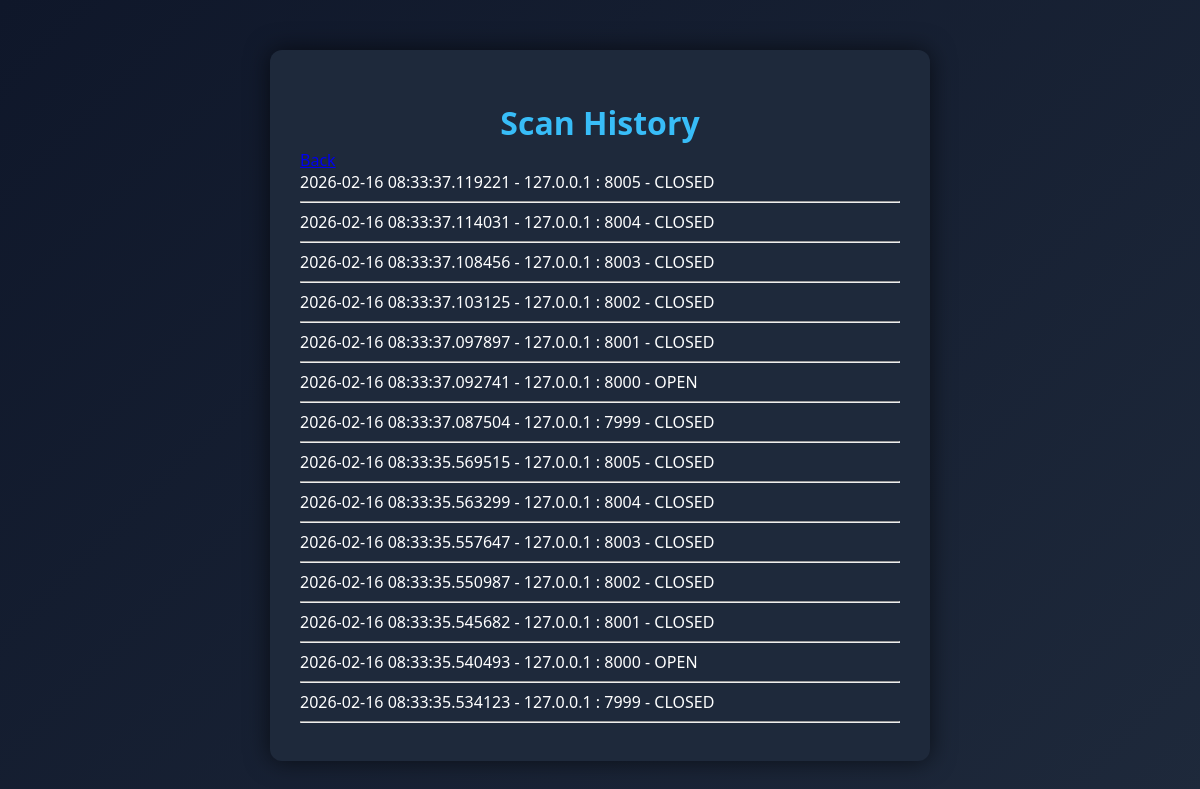
The page /history (signed in) on the database its author committed.
### app.py (models this page shows)
class ScanHistory(db.Model):
    id = db.Column(db.Integer, primary_key=True)
    host = db.Column(db.String(100))
    port = db.Column(db.Integer)
    status = db.Column(db.String(50))
    banner = db.Column(db.String(200))
    timestamp = db.Column(db.DateTime, default=datetime.datetime.utcnow)

### app.py (the view)
@app.route("/history")
@login_required
def history():
    scans = ScanHistory.query.order_by(ScanHistory.timestamp.desc()).all()
    return render_template("history.html", scans=scans)

### app.py (called while the page is built)
@login_manager.user_loader
def load_user(user_id):
    return User.query.get(int(user_id))

### templates/history.html (shortened to what this page needs)
<!DOCTYPE html>
<html>
<head>
    <link rel="stylesheet" href="{{ url_for('static', filename='style.css') }}">
</head>
<body>
<div class="container">
    <h1>Scan History</h1>
    <a href="/dashboard">Back</a>
    {% for scan in scans %}
        <div>
            {{ scan.timestamp }} - {{ scan.host }} : {{ scan.port }} - {{ scan.status }}
            <br>
        </div>
        <hr>
    {% endfor %}
</div>
</body>
</html>

### static/style.css (style rules this page uses)
body { margin: 0; padding: 0; font-family: "Segoe UI", sans-serif; background: linear-gradient(135deg, #0f172a, #1e293b); color: white; }
.container { width: 600px; margin: 50px auto; padding: 30px; background: #1e293b; border-radius: 12px; box-shadow: 0 0 25px rgba(0, 0, 0, 0.6); }
h1 { text-align: center; color: #38bdf8; margin-bottom: 5px; }

### rows shown on the page
ScanHistory: timestamp "2026-02-16 08:33:37.119221", host "127.0.0.1", port "8005", status "CLOSED"
ScanHistory: timestamp "2026-02-16 08:33:37.114031", host "127.0.0.1", port "8004", status "CLOSED"
ScanHistory: timestamp "2026-02-16 08:33:37.108456", host "127.0.0.1", port "8003", status "CLOSED"
ScanHistory: timestamp "2026-02-16 08:33:37.103125", host "127.0.0.1", port "8002", status "CLOSED"
ScanHistory: timestamp "2026-02-16 08:33:37.097897", host "127.0.0.1", port "8001", status "CLOSED"
ScanHistory: timestamp "2026-02-16 08:33:37.092741", host "127.0.0.1", port "8000", status "OPEN"
ScanHistory: timestamp "2026-02-16 08:33:37.087504", host "127.0.0.1", port "7999", status "CLOSED"
ScanHistory: timestamp "2026-02-16 08:33:35.569515", host "127.0.0.1", port "8005", status "CLOSED"
ScanHistory: timestamp "2026-02-16 08:33:35.563299", host "127.0.0.1", port "8004", status "CLOSED"
ScanHistory: timestamp "2026-02-16 08:33:35.557647", host "127.0.0.1", port "8003", status "CLOSED"
ScanHistory: timestamp "2026-02-16 08:33:35.550987", host "127.0.0.1", port "8002", status "CLOSED"
ScanHistory: timestamp "2026-02-16 08:33:35.545682", host "127.0.0.1", port "8001", status "CLOSED"
ScanHistory: timestamp "2026-02-16 08:33:35.540493", host "127.0.0.1", port "8000", status "OPEN"
ScanHistory: timestamp "2026-02-16 08:33:35.534123", host "127.0.0.1", port "7999", status "CLOSED"
